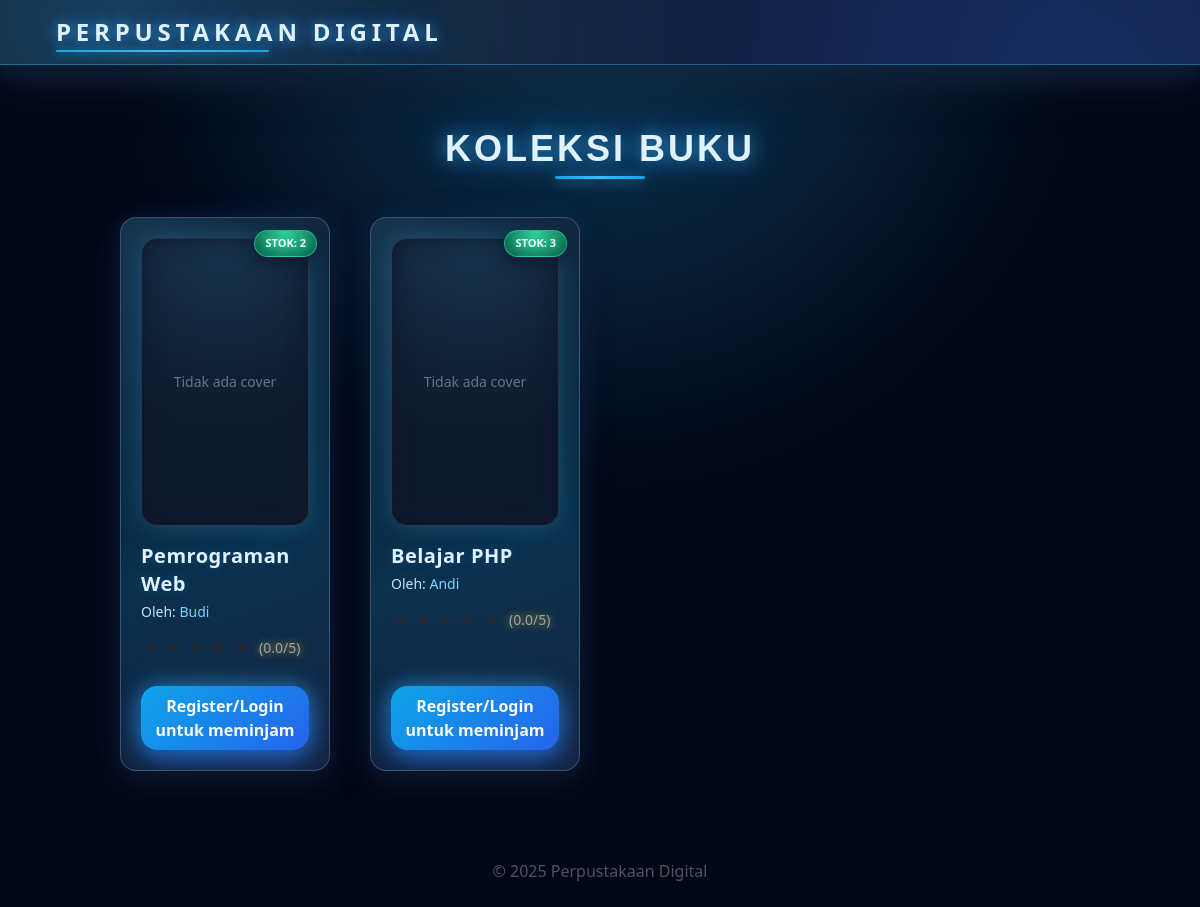
The page /public/index.php on the database its author committed.
### tables this page shows
CREATE TABLE buku (
  id INT AUTO_INCREMENT PRIMARY KEY,
  judul VARCHAR(255) NOT NULL,
  penulis VARCHAR(255),
  penerbit VARCHAR(255),
  tahun_terbit INT,
  stok INT DEFAULT 1,
  cover VARCHAR(255) NULL,
  created_at DATETIME DEFAULT CURRENT_TIMESTAMP
);

### app/database.php (called while the page is built)
<?php
class Database {
    private $pdo;
    public function __construct($host,$dbname,$user,$pass){
        $dsn = "mysql:host=$host;dbname=$dbname;charset=utf8mb4";
        $opts = [PDO::ATTR_ERRMODE=>PDO::ERRMODE_EXCEPTION, PDO::ATTR_DEFAULT_FETCH_MODE=>PDO::FETCH_ASSOC];
        $this->pdo = new PDO($dsn,$user,$pass,$opts);
    }
    public function pdo(){ return $this->pdo; }
}

### app/models/book.php (called while the page is built, shortened)
<?php
class BookModel {
    private $db;
    public function __construct($db){
        $this->db = $db;
    }
    public function all(){
        $stmt = $this->db->query("SELECT * FROM buku ORDER BY id DESC");
        return $stmt->fetchAll();
    }
}

### app/models/review.php (called while the page is built, shortened)
<?php
class ReviewModel {
    private $db;
    public function __construct($db){
        $this->db = $db;
    }
    public function getBookRating($buku_id){
        $stmt = $this->db->prepare("
            SELECT
                AVG(rating) AS avg_rating,
                COUNT(*) AS count_review
            FROM reviews
            WHERE buku_id = ?
        ");
        $stmt->execute([$buku_id]);
        return $stmt->fetch();
    }
}

### app/auth.php (called while the page is built, shortened)
<?php
class Auth {
    public function check(){
        return isset($_SESSION['user']);
    }
}

### public/index.php (the view, shortened to what this page needs)
<?php
require_once __DIR__.'/../templates/header.php';
$auth    = new Auth($db->pdo());
$isLogin = $auth->check();
$user    = $isLogin ? $auth->user() : null;
$bookModel   = new BookModel($db->pdo());
$reviewModel = new ReviewModel($db->pdo());
$books = $bookModel->all();
?>
<div class="max-w-7xl mx-auto py-12 px-4">
    <h1 class="text-4xl font-extrabold mb-12 text-center page-title">
        KOLEKSI BUKU
    </h1>
    <?php if (empty($books)): ?>
        <p class="text-center text-gray-400">Belum ada buku tersedia.</p>
    <?php else: ?>
    <div class="grid grid-cols-1 sm:grid-cols-2 md:grid-cols-3 lg:grid-cols-4 gap-10">
        <?php foreach($books as $b): ?>
        <?php
            $ratingData  = $reviewModel->getBookRating($b['id']);
            $avgRating   = $ratingData['avg_rating'] ?? 0;
        ?>
        <div class="shinigami-card rounded-xl p-5 relative flex flex-col h-full shadow-lg">
            <?php if (intval($b['stok']) <= 0): ?>
                <span class="stock-badge bg-red-600 text-white">STOK HABIS</span>
            <?php else: ?>
                <span class="stock-badge bg-green-600 text-white">STOK: <?= intval($b['stok']) ?></span>
            <?php endif; ?>
            <div class="w-full h-72 bg-black/40 rounded-lg overflow-hidden flex items-center justify-center shadow-inner">
                <?php if (!empty($b['cover'])): ?>
                    <img src="uploads/cover/<?= htmlspecialchars($b['cover']) ?>"
                         class="cover-img w-full h-full object-cover brightness-95">
                <?php else: ?>
                    <span class="text-gray-500 text-sm">Tidak ada cover</span>
                <?php endif; ?>
            </div>
            <h2 class="text-xl font-bold mt-4 text-white line-clamp-2 tracking-wide">
                <?= htmlspecialchars($b['judul']) ?>
            </h2>
            <p class="text-gray-300 text-sm mt-1">
                Oleh: <span class="text-purple-300 font-medium"><?= htmlspecialchars($b['penulis']) ?></span>
            </p>
            <div class="mt-3 flex items-center gap-1 text-yellow-400">
                <?php
                for ($i = 1; $i <= 5; $i++):
                    if ($avgRating >= $i) {
                        echo '<span class="text-yellow-400 text-lg">★</span>';
                    } elseif ($avgRating >= $i - 0.5) {
                        echo '<span class="text-yellow-300 text-lg">☆</span>';
                    } else {
                        echo '<span class="text-gray-700 text-lg">★</span>';
                    }
                endfor;
                ?>
                <span class="text-sm text-gray-400 ml-1">
                    (<?= number_format($avgRating, 1) ?>/5)
                </span>
            </div>
            <div class="mt-auto pt-6">
                <?php if (!$isLogin): ?>
                    <a href="login.php"
                       class="block text-center bg-purple-700 hover:bg-purple-800 text-white py-2 rounded-lg
                              font-semibold shadow-md transition-all duration-300 hover:-translate-y-1">
                        Register/Login untuk meminjam
                    </a>
                <?php elseif ($user['role'] !== 'peminjam'): ?>
                    <div class="text-center bg-gray-500 text-white py-2 rounded-lg cursor-not-allowed font-medium">
                        Admin/Petugas tidak bisa meminjam
                    </div>
                <?php endif; ?>
            </div>
        </div>
        <?php endforeach; ?>
    </div>
    <?php endif; ?>
</div>
<?php require_once __DIR__.'/../templates/footer.php'; ?>

### templates/header.php (style rules this page uses)
body { background: radial-gradient(circle at top, #0b3a57 0, #020617 45%, #020617 100%); color: #e0f2fe; font-family: 'Poppins', system-ui, -apple-system, BlinkMacSystemFont, sans-serif; }

### public/index.php (style rules this page uses)
body { background: radial-gradient(circle at top, #0b3a57 0, #020617 45%, #020617 100%); color: #e0f2fe; font-family: 'Poppins', system-ui, -apple-system, BlinkMacSystemFont, sans-serif; }
.page-title { font-family: 'Poppins', sans-serif; letter-spacing: 3px; color: #e0f2fe; text-shadow: 0 0 18px rgba(56, 189, 248, 0.7), 0 0 35px rgba(59, 130, 246, 0.65); position: relative; }
.page-title::after { content: ""; position: absolute; left: 50%; transform: translateX(-50%); bottom: -10px; width: 90px; height: 3px; border-radius: 999px; background: linear-gradient(90deg, #0ea5e9, #38bdf8, #0ea5e9); box-shadow: 0 0 14px rgba(56, 189, 248, 0.9); }
.shinigami-card { position: relative; overflow: hidden; transition: transform .35s ease, box-shadow .35s ease, border-color .35s ease, background .35s ease; z-index: 1; border: 1px solid rgba(148, 163, 184, 0.35); background: radial-gradient(circle at top left, rgba(56, 189, 248, 0.18), transparent 55%), radial-gradient(circle at bottom right, rgba(59, 130, 246, 0.12), transparent 60%), linear-gradient(160deg, rgba(15, 23, 42, 0.98), rgba(8, 47, 73, 0.98) 60%, rgba(15, 23, 42, 1)); box-shadow: 0 12px 30px rgba(15, 23, 42, 0.9), 0 0 30px rgba(15, 118, 210, 0.18); backdrop-filter: blur(10px); }
.shinigami-card::before { content: ""; position: absolute; inset: 0; opacity: 0; background: radial-gradient(circle at 20% -10%, rgba(125, 211, 252, 0.28), transparent 70%), radial-gradient(circle at 80% 110%, rgba(56, 189, 248, 0.16), transparent 70%); transition: opacity .45s ease; pointer-events: none; z-index: 5; }
.stock-badge { position: absolute; top: 12px; right: 12px; z-index: 50; pointer-events: none; font-size: 11px; padding: 4px 10px; border-radius: 9999px; font-weight: 600; backdrop-filter: blur(10px); border: 1px solid rgba(15, 23, 42, 0.35); box-shadow: 0 6px 14px rgba(15, 23, 42, 0.7); }
.stock-badge.bg-green-600 { background: radial-gradient(circle at top, #34d399, #065f46); color: #ecfdf5; border-color: rgba(45, 212, 191, 0.6); text-shadow: 0 0 6px rgba(45, 212, 191, 0.9); }
.shinigami-card .w-full.h-72 { background: radial-gradient(circle at top, rgba(56, 189, 248, 0.16), transparent 65%), rgba(15, 23, 42, 0.9); border: 1px solid rgba(51, 65, 85, 0.7); box-shadow: inset 0 0 20px rgba(15, 23, 42, 0.9), 0 0 25px rgba(56, 189, 248, 0.25); }
h2.text-xl { color: #e0f2fe; text-shadow: 0 0 10px rgba(15, 118, 210, 0.35); }
p.text-gray-300 { color: #bae6fd; }
p.text-gray-300 span { color: #7dd3fc; }
.text-gray-400 { color: #9ca3af; }
.text-gray-500 { color: #6b7280; }
.text-white { color: #f9fafb; }
.text-yellow-400 { color: #facc15; text-shadow: 0 0 8px rgba(250, 204, 21, 0.8); }
.text-gray-700.text-lg { color: #1f2937; text-shadow: none; }
a.bg-purple-700 { background: linear-gradient(135deg, #0ea5e9, #2563eb); box-shadow: 0 10px 25px rgba(37, 99, 235, 0.55), 0 0 25px rgba(56, 189, 248, 0.55); }
.rounded-lg, .rounded-xl { border-radius: 1rem; }

### rows shown on the page
buku: shows "Tidak ada cover", judul "Pemrograman Web", penulis "Budi", avgRating "0.0"
buku: shows "Tidak ada cover", judul "Belajar PHP", penulis "Andi", avgRating "0.0"
